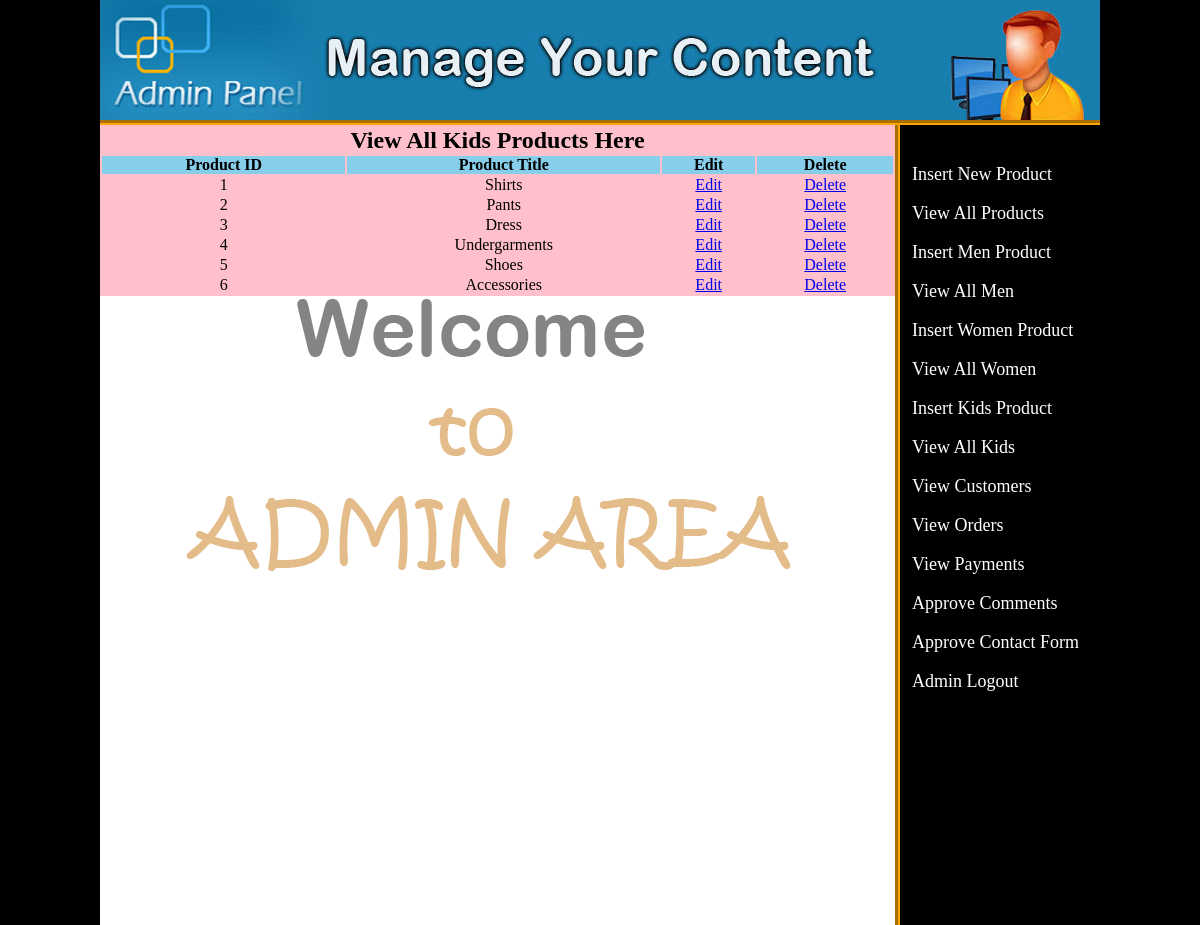
The page /admin_area/index.php?view_kids on the database its author committed.
### tables this page shows
CREATE TABLE `kids` (
  `kids_id` int(100) NOT NULL,
  `kids_title` text NOT NULL
);

### admin_area/view_kids.php (the view)
<table width="795" align="center" bgcolor="pink">
	<tr align="center">
	<td colspan="6"><h2>View All Kids Products Here</h2></td>
	</tr>
	<tr align="center" bgcolor="skyblue">
		<th>Product ID</th>
		<th>Product Title</th>
		<th>Edit</th>
		<th>Delete</th>
	</tr>
	<?php
		include("includes/db.php");
		$get_kids = "select * from kids";
		$run_kids = mysqli_query($con, $get_kids);
		$i = 0;
		while ($row_kids = mysqli_fetch_array($run_kids)){
				$kids_id = $row_kids['kids_id'];
				$kids_title = $row_kids['kids_title'];
				$i++;
	?>
	<tr align="center">
		<td><?php echo $i; ?></td>
		<td><?php echo $kids_title; ?></td>
		<td><a href="index.php?edit_kids=<?php echo $kids_id; ?>">Edit</a></td>
		<td><a href="delete_kids.php?delete_kids=<?php echo $kids_id; ?>">Delete</a></td>
	</tr>
	<?php } ?>
</table>

### admin_area/styles/style.css (style rules this page uses)
html, body, div, span, applet, object, iframe, h1, h2, h3, h4, h5, h6, p, blockquote, pre, a, abbr, acronym, address, big, cite, code, del, dfn, em, img, ins, kbd, q, s, samp, small, strike, strong, sub, sup, tt, var, b, u, i, center, dl, dt, dd, ol, ul, li, fieldset, form, label, legend, table, caption, tbody, tfoot, thead, tr, th, td, article, aside, canvas, details, embed, figure, figcaption, footer, header, hgroup, menu, nav, output, ruby, section, summary, time, mark, audio, video { margin: 0; padding: 0; border: 0; vertical-align: baseline; }
body { background:black; }

### rows shown on the page
kids: kids_title "Shirts"
kids: kids_title "Pants"
kids: kids_title "Dress"
kids: kids_title "Undergarments"
kids: kids_title "Shoes"
kids: kids_title "Accessories"
